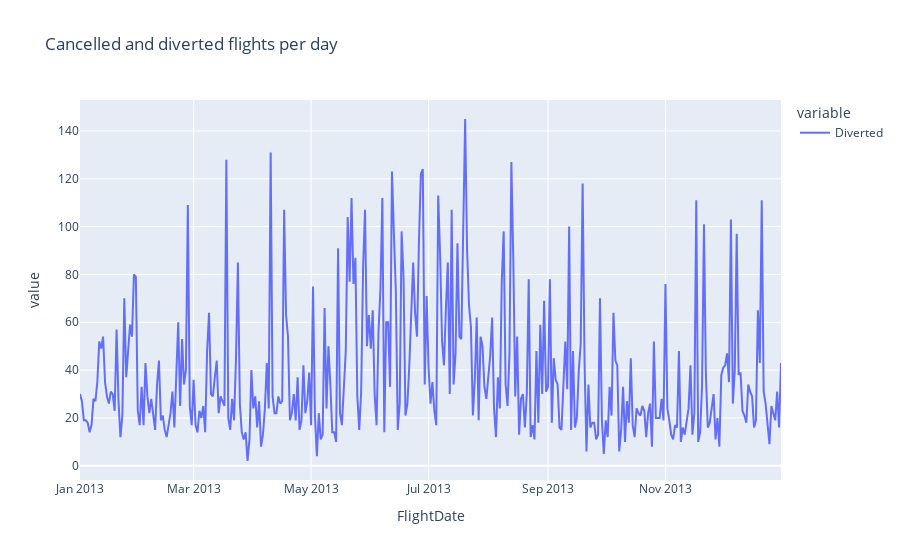

The cell this chart's notebook holds for it:
### Code cell
fig = px.line(cd_df, x="FlightDate", y=["Diverted"], title="Cancelled and diverted flights per day")
fig.show()

### Figure 1 — Plotly figure (JSON) as saved in the notebook; plotly's stock layout.template omitted (floating-point values rounded to 4 significant figures; data arrays with more than 128 entries replaced by an {"elided": "..."} marker saying what was removed)
{"data": [{"hovertemplate": "variable=Diverted<br>FlightDate=%{x}<br>value=%{y}<extra></extra>", "legendgroup": "Diverted", "line": {"color": "#636efa", "dash": "solid"}, "marker": {"symbol": "circle"}, "mode": "lines", "name": "Diverted", "orientation": "v", "showlegend": true, "type": "scatter", "x": {"elided": "365 str values"}, "xaxis": "x", "y": {"elided": "365 int values"}, "yaxis": "y"}], "layout": {"legend": {"title": {"text": "variable"}, "tracegroupgap": 0}, "title": {"text": "Cancelled and diverted flights per day"}, "xaxis": {"anchor": "y", "domain": [0, 1], "title": {"text": "FlightDate"}}, "yaxis": {"anchor": "x", "domain": [0, 1], "title": {"text": "value"}}}}
